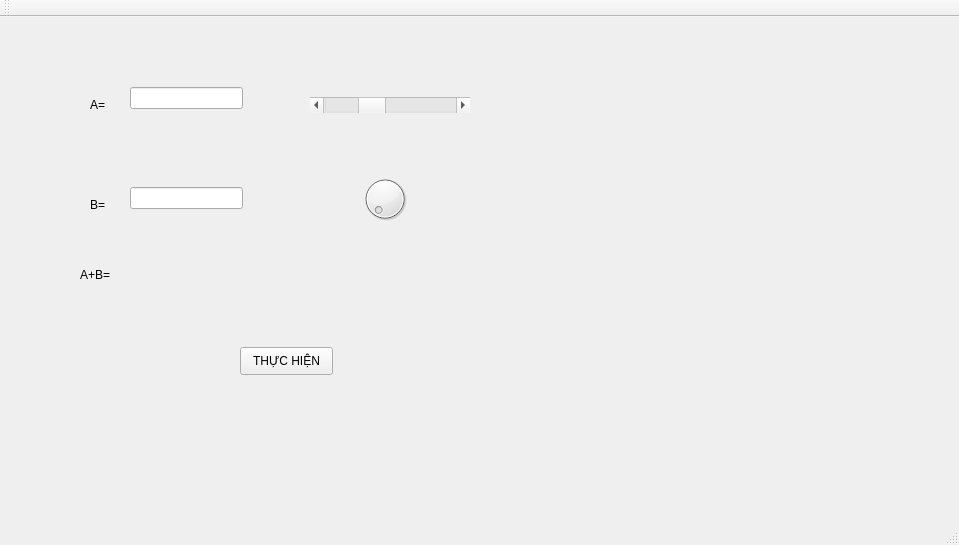
<?xml version="1.0" encoding="UTF-8"?>
<ui version="4.0">
 <class>MainWindow</class>
 <widget class="QMainWindow" name="MainWindow">
  <property name="geometry">
   <rect>
    <x>0</x>
    <y>0</y>
    <width>959</width>
    <height>545</height>
   </rect>
  </property>
  <property name="windowTitle">
   <string>MainWindow</string>
  </property>
  <widget class="QWidget" name="centralWidget">
   <widget class="QScrollBar" name="horizontalScrollBar">
    <property name="geometry">
     <rect>
      <x>310</x>
      <y>80</y>
      <width>160</width>
      <height>16</height>
     </rect>
    </property>
    <property name="maximum">
     <number>300</number>
    </property>
    <property name="singleStep">
     <number>3</number>
    </property>
    <property name="pageStep">
     <number>10</number>
    </property>
    <property name="value">
     <number>100</number>
    </property>
    <property name="sliderPosition">
     <number>100</number>
    </property>
    <property name="orientation">
     <enum>Qt::Horizontal</enum>
    </property>
    <property name="invertedAppearance">
     <bool>false</bool>
    </property>
   </widget>
   <widget class="QLabel" name="labela">
    <property name="geometry">
     <rect>
      <x>90</x>
      <y>80</y>
      <width>53</width>
      <height>16</height>
     </rect>
    </property>
    <property name="text">
     <string>A=</string>
    </property>
   </widget>
   <widget class="QLabel" name="label_b">
    <property name="geometry">
     <rect>
      <x>90</x>
      <y>180</y>
      <width>53</width>
      <height>16</height>
     </rect>
    </property>
    <property name="text">
     <string>B=</string>
    </property>
   </widget>
   <widget class="QLineEdit" name="lineEdit_a">
    <property name="geometry">
     <rect>
      <x>130</x>
      <y>70</y>
      <width>113</width>
      <height>22</height>
     </rect>
    </property>
   </widget>
   <widget class="QLineEdit" name="lineEdit_b">
    <property name="geometry">
     <rect>
      <x>130</x>
      <y>170</y>
      <width>113</width>
      <height>22</height>
     </rect>
    </property>
   </widget>
   <widget class="QLabel" name="label_ab">
    <property name="geometry">
     <rect>
      <x>80</x>
      <y>250</y>
      <width>53</width>
      <height>16</height>
     </rect>
    </property>
    <property name="text">
     <string>A+B=</string>
    </property>
   </widget>
   <widget class="QPushButton" name="pushButton">
    <property name="geometry">
     <rect>
      <x>240</x>
      <y>330</y>
      <width>93</width>
      <height>28</height>
     </rect>
    </property>
    <property name="text">
     <string>THỰC HIỆN</string>
    </property>
   </widget>
   <widget class="QDial" name="dial">
    <property name="geometry">
     <rect>
      <x>360</x>
      <y>150</y>
      <width>50</width>
      <height>64</height>
     </rect>
    </property>
    <property name="minimum">
     <number>24</number>
    </property>
    <property name="notchTarget">
     <double>3.699999999999999</double>
    </property>
   </widget>
   <widget class="QLabel" name="label_c">
    <property name="geometry">
     <rect>
      <x>160</x>
      <y>250</y>
      <width>53</width>
      <height>16</height>
     </rect>
    </property>
    <property name="text">
     <string/>
    </property>
   </widget>
  </widget>
  <widget class="QMenuBar" name="menuBar">
   <property name="geometry">
    <rect>
     <x>0</x>
     <y>0</y>
     <width>959</width>
     <height>26</height>
    </rect>
   </property>
  </widget>
  <widget class="QToolBar" name="mainToolBar">
   <attribute name="toolBarArea">
    <enum>TopToolBarArea</enum>
   </attribute>
   <attribute name="toolBarBreak">
    <bool>false</bool>
   </attribute>
  </widget>
  <widget class="QStatusBar" name="statusBar"/>
 </widget>
 <layoutdefault spacing="6" margin="11"/>
 <resources/>
 <connections/>
</ui>
